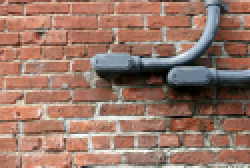
%> input picture Doctoral mission/1.bmp, 125 x 84 px (shown 2 times larger)
$ octave entropy.m   (GNU Octave 9; MATLAB toolbox functions it lacks are replaced by stand-ins)
%> lines starting %> are read from the running program, lines starting %| are printed output that depends on the picture
clc;
clear;
[filename pathname filter] = uigetfile('*.jpg;*.png;*.tif;*.img;*.bmp;*.gif;','图像文件');
%> the answer given: 1.bmp
if filter == 0
return
end
x= fullfile(pathname,filename);
A= imread(x);
%> A is the input picture: size 84x125x3 uint8; mean R, G, B 152.6, 117.9, 103.7
imshow(A);
A=double(A);
%> A: size 84x125x3 double
[M,N]=size(A);
%> M = 84; N = 375
temp=zeros(1,256);

%对图像的灰度值在[0,255]上做统计
for m=1:M;
for n=1:N;
if A(m,n)==0;
i=1;
else
i=A(m,n);
end
temp(i)=temp(i)+1;
end
end
%> after the loop, i = 119; temp = 256 values, max 280 at index 109, min 0 at index 250, mean 123
temp=temp./(M*N);
%> temp = 256 values, max 0.00889 at index 109, min 0 at index 250, mean 0.00391
%由熵的定义做计算
result=0;
for i=1:length(temp)
if temp(i)==0;
result=result;
else
result=result-temp(i)*log2(temp(i));
end
end
%> this loop made 256 passes
%> result on passes 1 to 12: 0.0281, 0.0408, 0.0556, 0.0675, 0.0795, 0.0879, 0.101, 0.109, 0.121, 0.135, 0.146, 0.16
%> after the loop, result = 7.69
result
%> result = 7.69

%计算联合熵
%随机生成图像
A=floor(rand(8,8).*255);
B=floor(rand(8,8).*255);
[M,N]=size(A);
temp=zeros(256,256);
%对图像的灰度值成对地做统计
for m=1:M;
for n=1:N;
if A(m,n)==0;
i=1;
else
i=A(m,n);
end
if B(m,n)==0;
j=1;
else
j=B(m,n);
end
temp(i,j)=temp(i,j)+1;
end
end
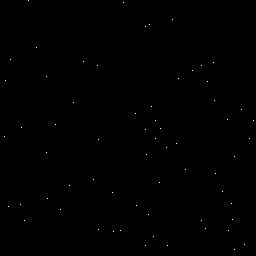
%> temp: size 256x256 double; values 0 (black) and 1 (white), 0.1% white in thin lines or dots
%> after the loop, i = 153; j = 47
temp=temp./(M*N);
%> temp: size 256x256 double; values 0 (black) and 0.0156 (white), 0.1% white in thin lines or dots
%由熵的定义做计算
result=0;
for i=1:size(temp,1)
for j=1:size(temp,2)
if temp(i,j)==0;
result=result;
else
result=result-temp(i,j)*log2(temp(i,j));
end
end
end
%> after the loop, result = 6
result
%> result = 6
